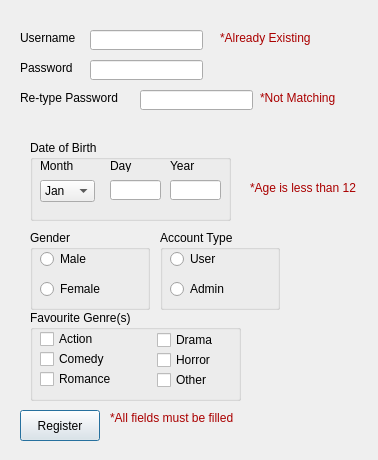
<?xml version="1.0" encoding="UTF-8"?>
<ui version="4.0">
 <class>RegisterWindow</class>
 <widget class="QDialog" name="RegisterWindow">
  <property name="geometry">
   <rect>
    <x>0</x>
    <y>0</y>
    <width>378</width>
    <height>460</height>
   </rect>
  </property>
  <property name="windowTitle">
   <string>Dialog</string>
  </property>
  <widget class="QLabel" name="labelUser">
   <property name="geometry">
    <rect>
     <x>20</x>
     <y>30</y>
     <width>71</width>
     <height>16</height>
    </rect>
   </property>
   <property name="text">
    <string>Username</string>
   </property>
  </widget>
  <widget class="QLabel" name="labelPass">
   <property name="geometry">
    <rect>
     <x>20</x>
     <y>60</y>
     <width>61</width>
     <height>16</height>
    </rect>
   </property>
   <property name="text">
    <string>Password</string>
   </property>
  </widget>
  <widget class="QLabel" name="labelRetype">
   <property name="geometry">
    <rect>
     <x>20</x>
     <y>90</y>
     <width>171</width>
     <height>16</height>
    </rect>
   </property>
   <property name="text">
    <string>Re-type Password</string>
   </property>
  </widget>
  <widget class="QLineEdit" name="lineEditUser">
   <property name="geometry">
    <rect>
     <x>90</x>
     <y>30</y>
     <width>113</width>
     <height>20</height>
    </rect>
   </property>
  </widget>
  <widget class="QLineEdit" name="lineEditPass">
   <property name="geometry">
    <rect>
     <x>90</x>
     <y>60</y>
     <width>113</width>
     <height>20</height>
    </rect>
   </property>
   <property name="echoMode">
    <enum>QLineEdit::Password</enum>
   </property>
  </widget>
  <widget class="QLineEdit" name="lineEditRetype">
   <property name="geometry">
    <rect>
     <x>140</x>
     <y>90</y>
     <width>113</width>
     <height>20</height>
    </rect>
   </property>
   <property name="echoMode">
    <enum>QLineEdit::Password</enum>
   </property>
  </widget>
  <widget class="QLabel" name="labelUserErr">
   <property name="geometry">
    <rect>
     <x>220</x>
     <y>30</y>
     <width>151</width>
     <height>16</height>
    </rect>
   </property>
   <property name="text">
    <string>&lt;html&gt;&lt;head/&gt;&lt;body&gt;&lt;p&gt;&lt;span style=&quot; color:#aa0000;&quot;&gt;*Already Existing&lt;/span&gt;&lt;/p&gt;&lt;/body&gt;&lt;/html&gt;</string>
   </property>
  </widget>
  <widget class="QLabel" name="labelPassErr">
   <property name="geometry">
    <rect>
     <x>260</x>
     <y>90</y>
     <width>131</width>
     <height>16</height>
    </rect>
   </property>
   <property name="text">
    <string>&lt;html&gt;&lt;head/&gt;&lt;body&gt;&lt;p&gt;&lt;span style=&quot; color:#aa0000;&quot;&gt;*Not Matching&lt;/span&gt;&lt;/p&gt;&lt;/body&gt;&lt;/html&gt;</string>
   </property>
  </widget>
  <widget class="QGroupBox" name="groupBox">
   <property name="geometry">
    <rect>
     <x>30</x>
     <y>230</y>
     <width>120</width>
     <height>80</height>
    </rect>
   </property>
   <property name="title">
    <string>Gender</string>
   </property>
   <widget class="QRadioButton" name="radioButtonM">
    <property name="geometry">
     <rect>
      <x>10</x>
      <y>20</y>
      <width>69</width>
      <height>18</height>
     </rect>
    </property>
    <property name="text">
     <string>Male</string>
    </property>
   </widget>
   <widget class="QRadioButton" name="radioButtonF">
    <property name="geometry">
     <rect>
      <x>10</x>
      <y>50</y>
      <width>69</width>
      <height>18</height>
     </rect>
    </property>
    <property name="text">
     <string>Female</string>
    </property>
   </widget>
  </widget>
  <widget class="QGroupBox" name="groupBox_2">
   <property name="geometry">
    <rect>
     <x>30</x>
     <y>140</y>
     <width>201</width>
     <height>81</height>
    </rect>
   </property>
   <property name="title">
    <string>Date of Birth</string>
   </property>
   <widget class="QComboBox" name="comboBoxMonth">
    <property name="geometry">
     <rect>
      <x>10</x>
      <y>40</y>
      <width>55</width>
      <height>22</height>
     </rect>
    </property>
    <item>
     <property name="text">
      <string>Jan</string>
     </property>
    </item>
    <item>
     <property name="text">
      <string>Feb</string>
     </property>
    </item>
    <item>
     <property name="text">
      <string>Mar</string>
     </property>
    </item>
    <item>
     <property name="text">
      <string>Apr</string>
     </property>
    </item>
    <item>
     <property name="text">
      <string>May</string>
     </property>
    </item>
    <item>
     <property name="text">
      <string>Jun</string>
     </property>
    </item>
    <item>
     <property name="text">
      <string>Jul</string>
     </property>
    </item>
    <item>
     <property name="text">
      <string>Aug</string>
     </property>
    </item>
    <item>
     <property name="text">
      <string>Sep</string>
     </property>
    </item>
    <item>
     <property name="text">
      <string>Oct</string>
     </property>
    </item>
    <item>
     <property name="text">
      <string>Nov</string>
     </property>
    </item>
    <item>
     <property name="text">
      <string>Dec</string>
     </property>
    </item>
   </widget>
   <widget class="QLabel" name="labelMonth">
    <property name="geometry">
     <rect>
      <x>10</x>
      <y>20</y>
      <width>37</width>
      <height>12</height>
     </rect>
    </property>
    <property name="text">
     <string>Month</string>
    </property>
   </widget>
   <widget class="QLabel" name="labelDay">
    <property name="geometry">
     <rect>
      <x>80</x>
      <y>20</y>
      <width>37</width>
      <height>12</height>
     </rect>
    </property>
    <property name="text">
     <string>Day</string>
    </property>
   </widget>
   <widget class="QLabel" name="labelYear">
    <property name="geometry">
     <rect>
      <x>140</x>
      <y>20</y>
      <width>37</width>
      <height>12</height>
     </rect>
    </property>
    <property name="text">
     <string>Year</string>
    </property>
   </widget>
   <widget class="QLineEdit" name="lineEditDay">
    <property name="geometry">
     <rect>
      <x>80</x>
      <y>40</y>
      <width>51</width>
      <height>20</height>
     </rect>
    </property>
   </widget>
   <widget class="QLineEdit" name="lineEditYear">
    <property name="geometry">
     <rect>
      <x>140</x>
      <y>40</y>
      <width>51</width>
      <height>20</height>
     </rect>
    </property>
   </widget>
  </widget>
  <widget class="QGroupBox" name="groupBox_3">
   <property name="geometry">
    <rect>
     <x>160</x>
     <y>230</y>
     <width>120</width>
     <height>80</height>
    </rect>
   </property>
   <property name="title">
    <string>Account Type</string>
   </property>
   <widget class="QRadioButton" name="radioButtonUser">
    <property name="geometry">
     <rect>
      <x>10</x>
      <y>20</y>
      <width>69</width>
      <height>18</height>
     </rect>
    </property>
    <property name="text">
     <string>User</string>
    </property>
   </widget>
   <widget class="QRadioButton" name="radioButtonAdmin">
    <property name="geometry">
     <rect>
      <x>10</x>
      <y>50</y>
      <width>69</width>
      <height>18</height>
     </rect>
    </property>
    <property name="text">
     <string>Admin</string>
    </property>
   </widget>
  </widget>
  <widget class="QGroupBox" name="groupBox_4">
   <property name="geometry">
    <rect>
     <x>30</x>
     <y>310</y>
     <width>211</width>
     <height>91</height>
    </rect>
   </property>
   <property name="title">
    <string>Favourite Genre(s)</string>
   </property>
   <widget class="QCheckBox" name="checkBoxAction">
    <property name="geometry">
     <rect>
      <x>10</x>
      <y>20</y>
      <width>71</width>
      <height>18</height>
     </rect>
    </property>
    <property name="text">
     <string>Action</string>
    </property>
   </widget>
   <widget class="QCheckBox" name="checkBoxComedy">
    <property name="geometry">
     <rect>
      <x>10</x>
      <y>40</y>
      <width>71</width>
      <height>18</height>
     </rect>
    </property>
    <property name="text">
     <string>Comedy</string>
    </property>
   </widget>
   <widget class="QCheckBox" name="checkBoxHorror">
    <property name="geometry">
     <rect>
      <x>127</x>
      <y>40</y>
      <width>61</width>
      <height>20</height>
     </rect>
    </property>
    <property name="text">
     <string>Horror</string>
    </property>
   </widget>
   <widget class="QCheckBox" name="checkBoxDrama">
    <property name="geometry">
     <rect>
      <x>127</x>
      <y>20</y>
      <width>61</width>
      <height>20</height>
     </rect>
    </property>
    <property name="text">
     <string>Drama</string>
    </property>
   </widget>
   <widget class="QCheckBox" name="checkBoxRomance">
    <property name="geometry">
     <rect>
      <x>10</x>
      <y>60</y>
      <width>71</width>
      <height>18</height>
     </rect>
    </property>
    <property name="text">
     <string>Romance</string>
    </property>
   </widget>
   <widget class="QCheckBox" name="checkBoxOther">
    <property name="geometry">
     <rect>
      <x>127</x>
      <y>60</y>
      <width>61</width>
      <height>20</height>
     </rect>
    </property>
    <property name="text">
     <string>Other</string>
    </property>
   </widget>
  </widget>
  <widget class="QPushButton" name="pushButtonReg">
   <property name="geometry">
    <rect>
     <x>20</x>
     <y>410</y>
     <width>80</width>
     <height>31</height>
    </rect>
   </property>
   <property name="text">
    <string>Register</string>
   </property>
  </widget>
  <widget class="QLabel" name="labelRegErr">
   <property name="geometry">
    <rect>
     <x>110</x>
     <y>410</y>
     <width>191</width>
     <height>16</height>
    </rect>
   </property>
   <property name="text">
    <string>&lt;html&gt;&lt;head/&gt;&lt;body&gt;&lt;p&gt;&lt;span style=&quot; color:#aa0000;&quot;&gt;*All fields must be filled&lt;/span&gt;&lt;/p&gt;&lt;/body&gt;&lt;/html&gt;</string>
   </property>
  </widget>
  <widget class="QLabel" name="labelDOBerr">
   <property name="geometry">
    <rect>
     <x>250</x>
     <y>180</y>
     <width>121</width>
     <height>16</height>
    </rect>
   </property>
   <property name="text">
    <string>&lt;html&gt;&lt;head/&gt;&lt;body&gt;&lt;p&gt;&lt;span style=&quot; color:#aa0000;&quot;&gt;*Age is less than 12&lt;/span&gt;&lt;/p&gt;&lt;/body&gt;&lt;/html&gt;</string>
   </property>
  </widget>
 </widget>
 <resources/>
 <connections/>
</ui>
